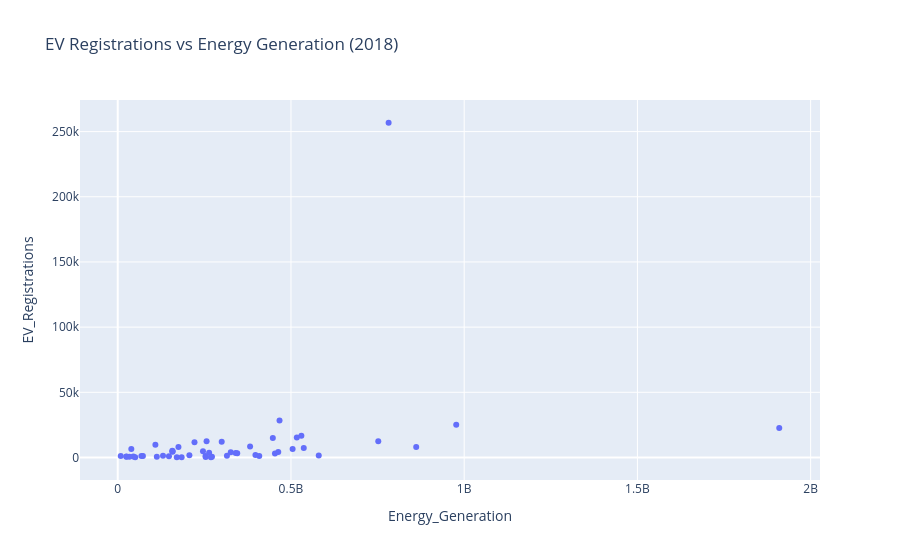

The cell this chart's notebook holds for it:
### Markdown cell above
#### Correlation Between EV Registrations and Energy Generation

### Code cell
fig = px.scatter(merged_data, x='Energy_Generation', y='EV_Registrations', hover_name='State', title='EV Registrations vs Energy Generation (2018)')
fig.show()

### Figure 1 — Plotly figure (JSON) as saved in the notebook; plotly's stock layout.template omitted (floating-point values rounded to 4 significant figures)
{"data": [{"hovertemplate": "<b>%{hovertext}</b><br><br>Energy_Generation=%{x}<br>EV_Registrations=%{y}<extra></extra>", "hovertext": ["Alabama", "Alaska", "Arizona", "Arkansas", "California", "Colorado", "Connecticut", "Delaware", "Florida", "Georgia", "Hawaii", "Idaho", "Illinois", "Indiana", "Iowa", "Kansas", "Kentucky", "Louisiana", "Maine", "Maryland", "Massachusetts", "Michigan", "Minnesota", "Mississippi", "Missouri", "Montana", "Nebraska", "Nevada", "New Hampshire", "New Jersey", "New Mexico", "New York", "North Carolina", "North Dakota", "Ohio", "Oklahoma", "Oregon", "Pennsylvania", "Rhode Island", "South Carolina", "South Dakota", "Tennessee", "Texas", "Utah", "Vermont", "Virginia", "Washington", "West Virginia", "Wisconsin", "Wyoming"], "legendgroup": "", "marker": {"color": "#636efa", "symbol": "circle"}, "mode": "markers", "name": "", "orientation": "v", "showlegend": false, "type": "scatter", "x": [580200000.0, 24990000.0, 447700000.0, 272000000.0, 781900000.0, 221500000.0, 157800000.0, 24960000.0, 977000000.0, 517000000.0, 39190000.0, 72690000.0, 752000000.0, 453800000.0, 253500000.0, 206800000.0, 315200000.0, 408500000.0, 45120000.0, 175200000.0, 108700000.0, 463300000.0, 246100000.0, 253900000.0, 340400000.0, 112900000.0, 147900000.0, 158600000.0, 68350000.0, 300100000.0, 130700000.0, 530100000.0, 537000000.0, 170500000.0, 504700000.0, 344900000.0, 256500000.0, 861500000.0, 33500000.0, 397500000.0, 50470000.0, 326200000.0, 1909000000.0, 157500000.0, 8716000.0, 382000000.0, 467000000.0, 269000000.0, 263700000.0, 184400000.0], "xaxis": "x", "y": [1450, 530, 15000, 520, 256800, 11700, 4450, 720, 25200, 15300, 6590, 1080, 12400, 3030, 1090, 1610, 1240, 1110, 750, 8080, 9760, 4210, 4740, 390, 3450, 500, 850, 4810, 1120, 12100, 1260, 16600, 7320, 170, 6510, 3290, 12400, 7990, 600, 1950, 260, 3980, 22600, 5220, 1060, 8370, 28400, 230, 3680, 170], "yaxis": "y"}], "layout": {"legend": {"tracegroupgap": 0}, "title": {"text": "EV Registrations vs Energy Generation (2018)"}, "xaxis": {"anchor": "y", "domain": [0, 1], "title": {"text": "Energy_Generation"}}, "yaxis": {"anchor": "x", "domain": [0, 1], "title": {"text": "EV_Registrations"}}}}
